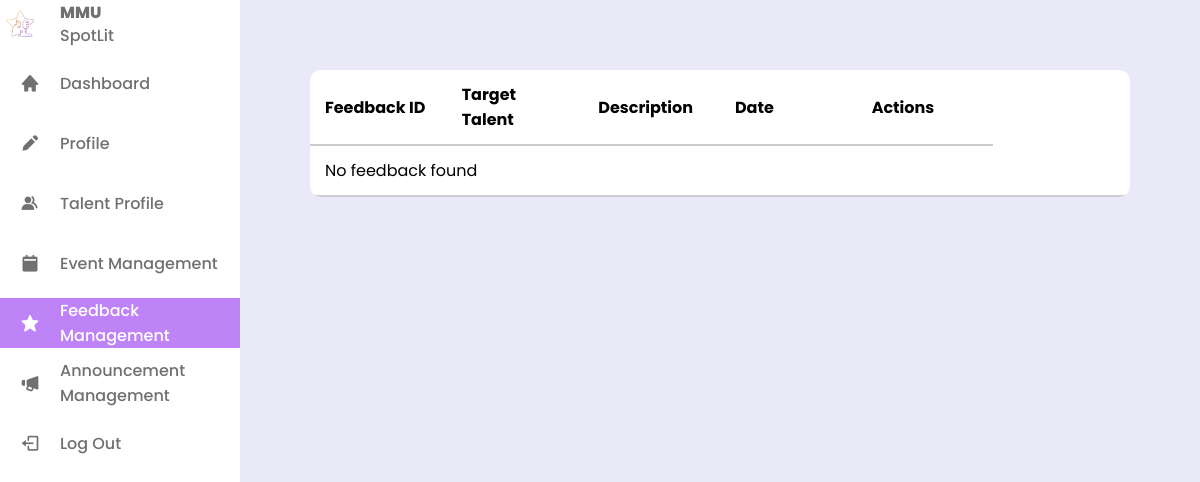
/admin/feedback.php, run on an earlier commit of the app's database.
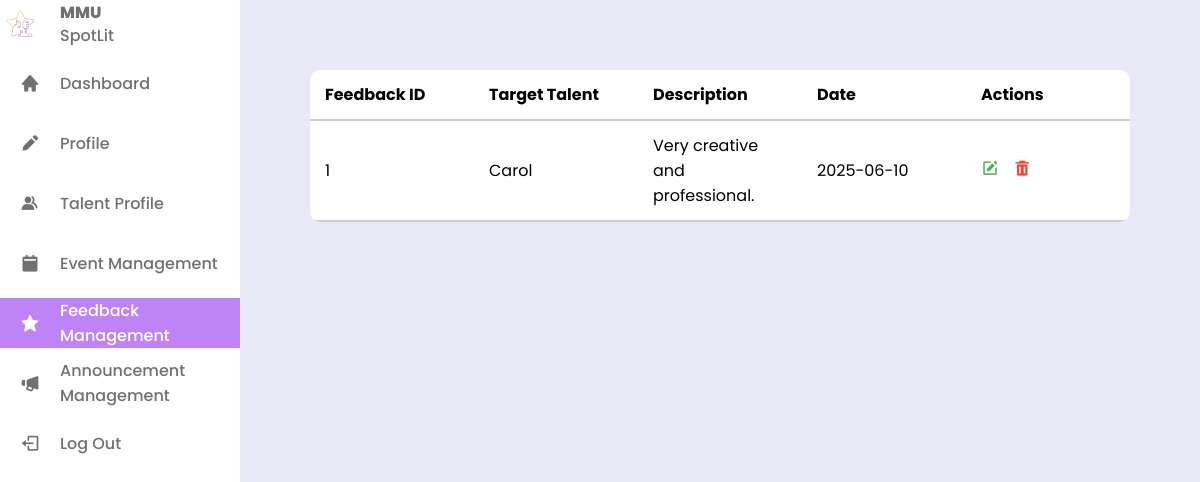
And on a later commit of the database.
### tables this page shows
CREATE TABLE `feedback` (
  `feedbackID` int(11) NOT NULL,
  `feedback_desc` varchar(500) DEFAULT NULL,
  `target_talent` varchar(100) DEFAULT NULL,
  `feedback_date` date DEFAULT NULL,
  `response` varchar(500) DEFAULT NULL
);

### admin/feedback.php (the view, shortened to what this page needs)
<?php
include('../php/db_conn.php');
$select1 = "SELECT * FROM feedback";
$result = $conn->query($select1);
?>
<!DOCTYPE html>
<html lang="en">
<head>
    <link rel="stylesheet" href="./adminStyling.css">
    <link rel="stylesheet" href="./feedback.css">
    <link href='https://unpkg.com/boxicons@2.1.4/css/boxicons.min.css' rel='stylesheet'>
</head>
<body>
    <nav class="sidebar">
        <header>
            <div class="image-text">
                <span class="image">
                    <img src="../image/spotlit-logo.png" alt="logo">
                </span>
                <div class="text header-text">
                    <span class="name">MMU</span>
                    <span class="profession">SpotLit</span>
                </div>
            </div>
        </header>
        <div class="menu-bar">
            <div class="menu">
                <ul class="menu-links">
                    <li class="nav-link">
                        <a href="admin.php">
                            <i class='bx bxs-home icon'></i>
                            <span class="text nav-text">Dashboard</span>
                        </a>
                    </li>
                    <li class="nav-link">
                        <a href="adminProfile.php">
                            <i class='bx bxs-pencil icon'></i>
                            <span class="text nav-text">Profile</span>
                        </a>
                    </li>
                    <li class="nav-link">
                        <a href="adminTalent.php">
                            <i class='bx bxs-group icon'></i>
                            <span class="text nav-text">Talent Profile</span>
                        </a>
                    </li>
                    <li class="nav-link">
                        <a href="event.php">
                            <i class='bx bxs-calendar-alt icon'></i>
                            <span class="text nav-text">Event Management</span>
                        </a>
                    </li>
                    <li class="nav-link active">
                        <a href="feedback.php">
                            <i class='bx bxs-star icon'></i>
                            <span class="text nav-text">Feedback Management</span>
                        </a>
                    </li>
                    <li class="nav-link">
                        <a href="announcement.php">
                            <i class='bx bxs-megaphone icon'></i>
                            <span class="text nav-text">Announcement Management</span>
                        </a>
                    </li>
                    <li class="nav-link logout-btn" role="button">
                        <div class="logout-link">
                            <i class='bx bx-log-out icon'></i>
                            <span class="text nav-text">Log Out</span>
                        </div>
                    </li>
                </ul>
            </div>
        </div>
    </nav>
    <div class="content">
        <div class="table-container">
            <table id="reviewTable">
                <thead>
                    <tr>
                        <th>Feedback ID</th>
                        <th>Target Talent</th>
                        <th>Description</th>
                        <th>Date</th>
                        <th>Actions</th>
                    </tr>
                </thead>
                <tbody>
                    <?php
                    if ($result->num_rows > 0) {
                        while ($row = $result->fetch_assoc()) {
                            echo "<tr>";
                            echo "<td>" . $row['feedbackID'] . "</td>";
                            echo "<td>" . $row['target_talent'] . "</td>";
                            echo "<td>" . $row['feedback_desc'] . "</td>";
                            echo "<td>" . $row['feedback_date'] . "</td>";
                            echo "<td>
                            <i class='bx bxs-edit edit-icon'></i>
                            <i class='bx bxs-trash delete-icon'></i>
                            <i class='bx bxs-save save-icon' style='display: none;'></i>
                            </td>";
                            echo "</tr>";
                        }
                    } else {
                        echo "<tr><td colspan='6'>No feedback found</td></tr>";
                    }
                    ?>
                </tbody>
            </table>
        </div>
    </div>
</body>
</html>

What changed in the data, as far as the page shows it:
added feedback: feedbackID "1", target_talent "Carol", feedback_desc "Very creative and professional.", feedback_date "2025-06-10"
Also different on the page:
text no longer shown: "No feedback found"
